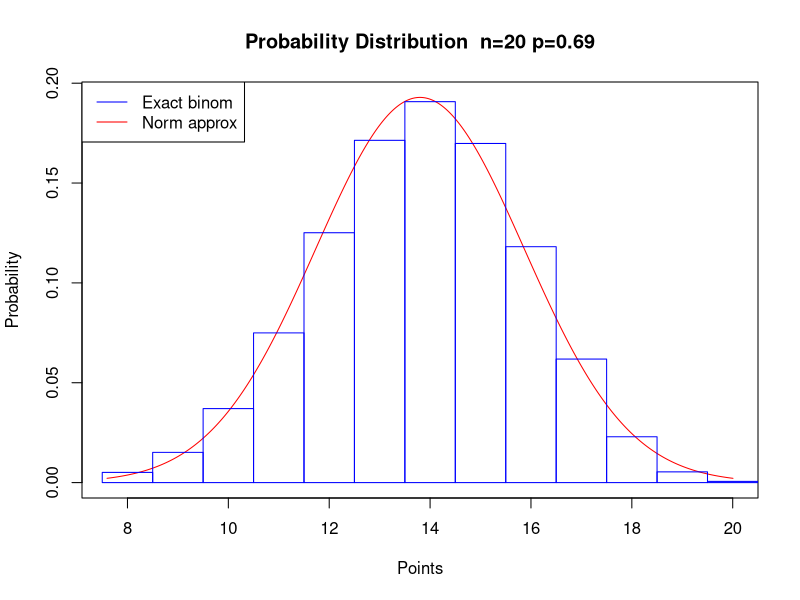

This chart was generated by the following R code:
## ---- chunk 1
ndec = 3
while(T){
    n = sample(c(20,30,40,50,60,70,100),1)
    p = sample(15:85,1)/100
    mu = p*n
    sig = sqrt(p*(1-p))*sqrt(n)
    bmin = ceiling(mu-2*sig)
    bmax = floor(mu+2*sig)
    
    lbrb = sample(bmin:bmax,2)+c(0.5,-0.5)
    lb = lbrb[1]
    rb = lbrb[2]
    bb = sort(sample(bmin:bmax,2))+c(-0.5,0.5)
    
    el = round(pbinom(lb,n,p),ndec)
    er = round(1-pbinom(rb,n,p),ndec)
    eb = round(pbinom(bb[2],n,p)-pbinom(bb[1],n,p),ndec)
    
    nl = round(pnorm(lb,mu,sig),ndec)
    nr = round(1-pnorm(rb,mu,sig),ndec)
    nb = round(pnorm(bb[2],mu,sig)-pnorm(bb[1],mu,sig),ndec)
    
    choices = sort(c(el,nl,er,nr,eb,nb))
    if(length(unique(choices))==6 && bb[2]-bb[1]>2 && min(choices)>0.01 && max(choices)<0.99 && min(diff(choices))>0.003) {break}
}

sch = sprintf("%.3f",choices)
al = paste0("* ",sch,collapse="\n")

san = sprintf("%.3f",c(el,nl,er,nr,eb,nb))

sol1 = paste0(1*(choices==el),collapse="")
sol2 = paste0(1*(choices==nl),collapse="")
sol3 = paste0(1*(choices==er),collapse="")
sol4 = paste0(1*(choices==nr),collapse="")
sol5 = paste0(1*(choices==eb),collapse="")
sol6 = paste0(1*(choices==nb),collapse="")

## ---- chunk 2
plot(0,0,"n",xlim=c(mu-3*sig,mu+3*sig),ylim=c(0,dnorm(mu,mu,sig)),xlab="Points",ylab="Probability",main=paste0("Probability Distribution  n=",n," p=",p,collapse=""))
xx = seq(mu-3*sig,mu+3*sig,sig/100)
yy = dnorm(xx,mu,sig)
lines(xx,yy,col="red")

db = function(llx,lly,w,h,col="blue"){
    lines(c(llx,llx,llx+w,llx+w,llx),c(lly,lly+h,lly+h,lly,lly),col=col)
}

for(i in round(mu-3*sig):round(mu+3*sig)){
    h = dbinom(i,n,p)
    db(i-0.5,0,1,h)
}

legend("topleft",legend=c("Exact binom","Norm approx"),col = c("blue","red"),lty = c(1,1))
